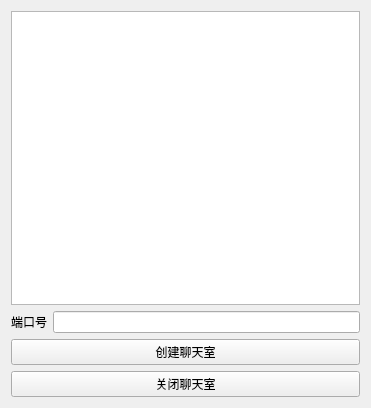
<?xml version="1.0" encoding="UTF-8"?>
<ui version="4.0">
 <class>TCP_Server</class>
 <widget class="QWidget" name="TCP_Server">
  <property name="geometry">
   <rect>
    <x>0</x>
    <y>0</y>
    <width>371</width>
    <height>408</height>
   </rect>
  </property>
  <property name="windowTitle">
   <string>TCP_Server</string>
  </property>
  <layout class="QGridLayout" name="gridLayout">
   <item row="0" column="0" colspan="2">
    <widget class="QTextBrowser" name="textBrowser"/>
   </item>
   <item row="1" column="0">
    <widget class="QLabel" name="label">
     <property name="text">
      <string>端口号</string>
     </property>
    </widget>
   </item>
   <item row="1" column="1">
    <widget class="QLineEdit" name="lineEdit"/>
   </item>
   <item row="2" column="0" colspan="2">
    <widget class="QPushButton" name="pushButton">
     <property name="text">
      <string>创建聊天室</string>
     </property>
    </widget>
   </item>
   <item row="3" column="0" colspan="2">
    <widget class="QPushButton" name="pushButton_2">
     <property name="text">
      <string>关闭聊天室</string>
     </property>
    </widget>
   </item>
  </layout>
 </widget>
 <layoutdefault spacing="6" margin="11"/>
 <resources/>
 <connections/>
</ui>
